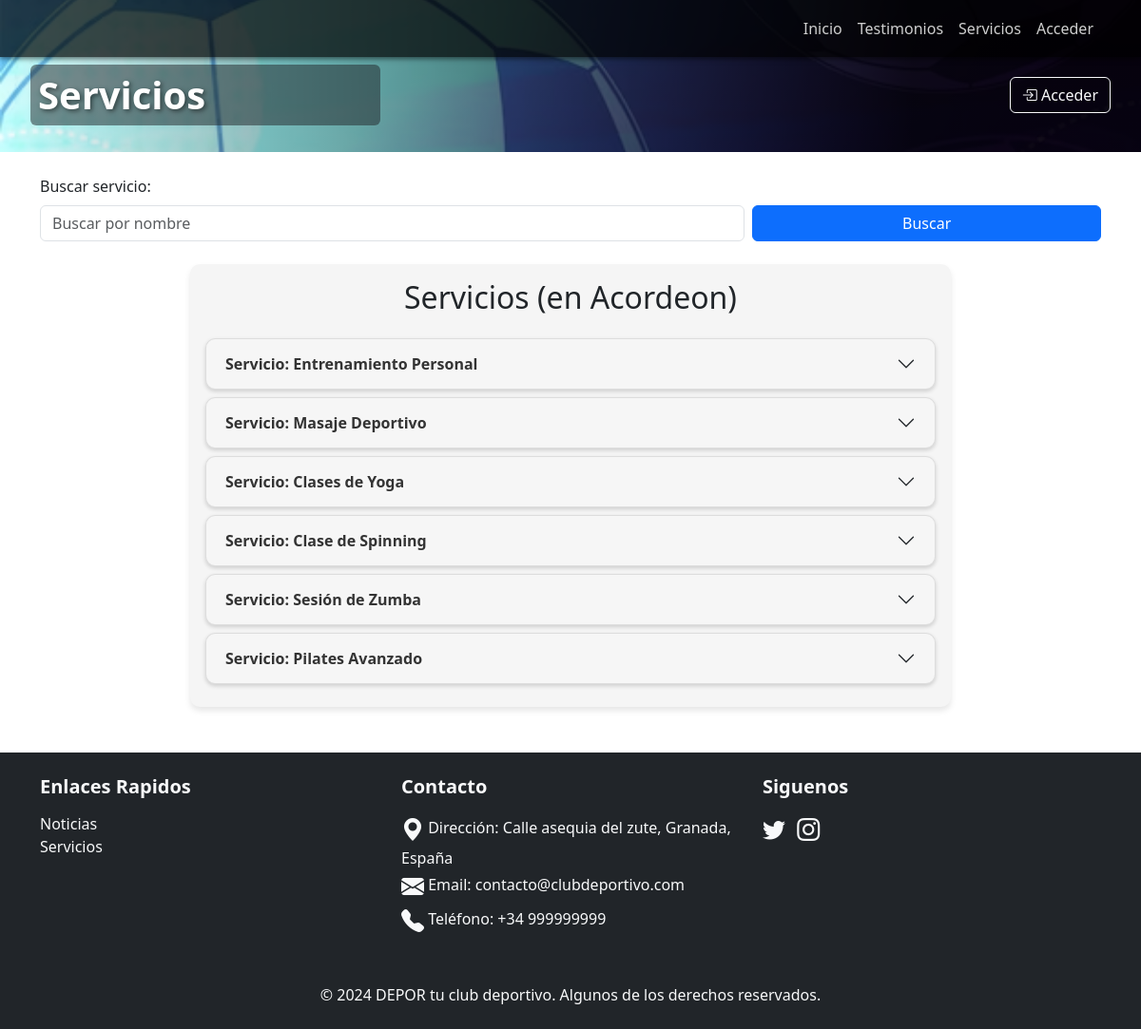
The app's page /servicios/index.php with its own data.
### tables this page shows
CREATE TABLE `servicio` (
  `id` int(11) NOT NULL,
  `descripcion` varchar(100) NOT NULL,
  `duracion` int(11) NOT NULL,
  `precio` decimal(8,2) NOT NULL
);

### funciones/funcionesServicios.php (called while the page is built, shortened)
<?php
    function getServicios($conexion) {
        $sentencia = "SELECT * FROM servicio";
        $consulta = $conexion->prepare($sentencia);
        if ($consulta->execute() === false) {
            die("Error en la ejecucion de la consulta");
        }
        $id = $descripcion = $duracion = $precio = null;
        $consulta->bind_result($id, $descripcion, $duracion, $precio);
        $servicios = array();
        while ($consulta->fetch()) {
            $servicios[] = array(
                'id' => $id,
                'descripcion' => $descripcion,
                'duracion' => $duracion,
                'precio' => $precio
            );
        }
        return $servicios;
    }
?>

### servicios/index.php (the view, shortened to what this page needs)
<?php
   require_once "../config/init.php";
    require_once "../funciones/funcionesServicios.php";
?>
<!DOCTYPE html>
<html lang="en">
<head>
    <link href="https://cdn.jsdelivr.net/npm/bootstrap@5.3.3/dist/css/bootstrap.min.css" rel="stylesheet">
    <link href="https://cdn.jsdelivr.net/npm/bootstrap-icons/font/bootstrap-icons.css" rel="stylesheet">
    <link rel="stylesheet" href="../assets/css/otros.css">
</head>
<body>
    <?php
        require_once "../requires/cabecera.php"
    ?>
    <main>
    <section class="container py-4 seccion_servicios">
        <form method="GET" action="" class="mb-4">
            <div class="row g-2 align-items-center">
                <div class="col-12 col-md-8">
                    <label for="buscar" class="form-label">Buscar servicio:</label>
                    <input
                        type="text"
                        name="buscar"
                        id="buscar"
                        class="form-control"
                        placeholder="Buscar por nombre"
                        value="<?php  isset($_GET['buscar']) ? $_GET['buscar'] : '' ?>"
                    />
                </div>
                <div class="col-12 col-md-4 mt-auto">
                    <button type="submit" class="btn btn-primary w-100">Buscar</button>
                </div>
            </div>
        </form>
        <div class="contenedor_servicios_acordeon my-4">
            <h2 class="text-center mb-4">Servicios (en Acordeon)</h2>
            <div class="accordion" id="serviciosAccordion">
                <?php
                $terminoBusqueda = isset($_GET['buscar']) ? $_GET['buscar'] : null;
                if ($terminoBusqueda) {
                    $servicios = getServiciosConBusqueda($conexion, $terminoBusqueda);
                } else {
                    $servicios = getServicios($conexion);
                }
                if(count($servicios) > 0){
                    foreach ($servicios as $servicio):?>
                        <div class="accordion-item">
                            <h2 class="accordion-header" id="heading<?php echo $servicio['id']?>">
                                <button
                                    class="accordion-button collapsed"
                                    type="button"
                                    data-bs-toggle="collapse"
                                    data-bs-target="#collapse<?php echo $servicio['id']?>"
                                    aria-expanded="false"
                                    aria-controls="collapse<?php echo $servicio['id']?>"> Servicio: <?php echo $servicio['descripcion']?>
                                </button>
                            </h2>
                        </div>
                    <?php endforeach;
                }else {
                    echo "<p class='text-danger'>No se encontraron resultados.</p>";
                }
            ?>
            </div>
        </div>
    </section>
    </main>
    <?php
        include('../requires/footer.php');
    ?>
</body>
</html>

### assets/css/otros.css (style rules this page uses)
body { margin: 0; padding: 0; }
section { padding: 40px 140px; }
.contenedor_testimonios_acordeon, .contenedor_servicios_acordeon { padding: 1rem; background-color: #f5f5f5; border-radius: 10px; box-shadow: 0px 4px 6px rgba(0, 0, 0, 0.1); max-width: 800px; margin: 0 auto; }
.accordion-item { border: none; margin-bottom: 0.5rem; border-radius: 10px; border-radius: 10px !important; }
.accordion-button { background-color: #f6f6f6; color: #333; font-weight: bold; border: solid 1px rgba(128, 128, 128, 0.211); border-radius: 10px !important; box-shadow: 0 2px 4px rgba(0, 0, 0, 0.16); }

### records on screen
servicio: descripcion "Entrenamiento Personal"
servicio: descripcion "Masaje Deportivo"
servicio: descripcion "Clases de Yoga"
servicio: descripcion "Clase de Spinning"
servicio: descripcion "Sesión de Zumba"
servicio: descripcion "Pilates Avanzado"

### other values on screen
$titulo "Servicios"
